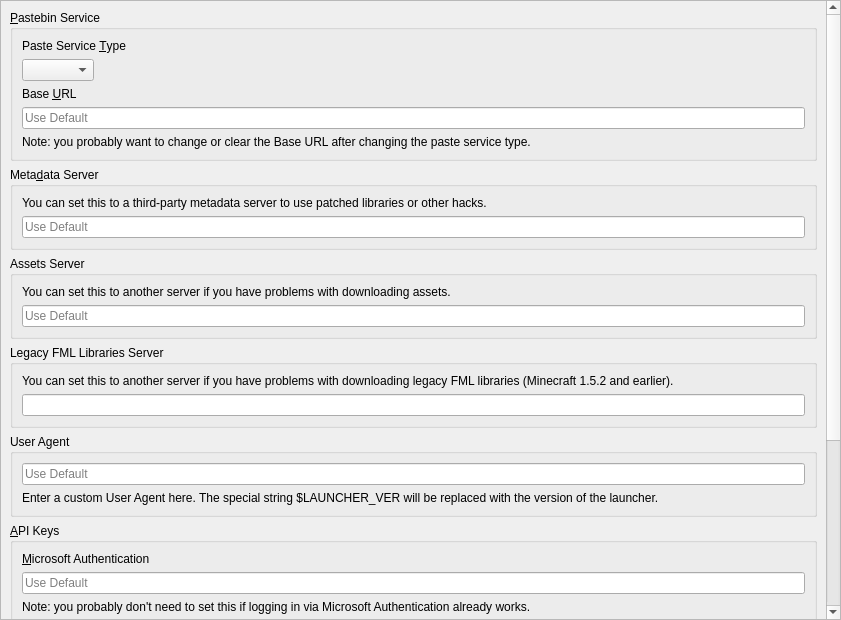
<?xml version="1.0" encoding="UTF-8"?>
<ui version="4.0">
 <class>APIPage</class>
 <widget class="QWidget" name="APIPage">
  <property name="geometry">
   <rect>
    <x>0</x>
    <y>0</y>
    <width>841</width>
    <height>620</height>
   </rect>
  </property>
  <layout class="QVBoxLayout" name="verticalLayout_2">
   <property name="leftMargin">
    <number>0</number>
   </property>
   <property name="topMargin">
    <number>0</number>
   </property>
   <property name="rightMargin">
    <number>0</number>
   </property>
   <property name="bottomMargin">
    <number>0</number>
   </property>
   <item>
    <widget class="QScrollArea" name="scrollArea">
     <property name="widgetResizable">
      <bool>true</bool>
     </property>
     <widget class="QWidget" name="scrollAreaWidgetContents">
      <property name="geometry">
       <rect>
        <x>0</x>
        <y>-216</y>
        <width>816</width>
        <height>832</height>
       </rect>
      </property>
      <layout class="QVBoxLayout" name="verticalLayout">
       <item>
        <widget class="QGroupBox" name="groupBox_paste">
         <property name="title">
          <string>&amp;Pastebin Service</string>
         </property>
         <layout class="QVBoxLayout" name="verticalLayout_3">
          <item>
           <widget class="QLabel" name="pasteServiceTypeLabel">
            <property name="text">
             <string>Paste Service &amp;Type</string>
            </property>
            <property name="buddy">
             <cstring>pasteTypeComboBox</cstring>
            </property>
           </widget>
          </item>
          <item>
           <widget class="QComboBox" name="pasteTypeComboBox">
            <property name="sizePolicy">
             <sizepolicy hsizetype="Maximum" vsizetype="Fixed">
              <horstretch>0</horstretch>
              <verstretch>0</verstretch>
             </sizepolicy>
            </property>
           </widget>
          </item>
          <item>
           <widget class="QLabel" name="baseURLLabel">
            <property name="text">
             <string>Base &amp;URL</string>
            </property>
            <property name="buddy">
             <cstring>baseURLEntry</cstring>
            </property>
           </widget>
          </item>
          <item>
           <widget class="QLineEdit" name="baseURLEntry">
            <property name="placeholderText">
             <string>Use Default</string>
            </property>
            <property name="clearButtonEnabled">
             <bool>true</bool>
            </property>
           </widget>
          </item>
          <item>
           <widget class="QLabel" name="baseURLNote">
            <property name="text">
             <string>Note: you probably want to change or clear the Base URL after changing the paste service type.</string>
            </property>
            <property name="wordWrap">
             <bool>true</bool>
            </property>
           </widget>
          </item>
         </layout>
        </widget>
       </item>
       <item>
        <widget class="QGroupBox" name="groupBox_meta">
         <property name="title">
          <string>Meta&amp;data Server</string>
         </property>
         <layout class="QVBoxLayout" name="verticalLayout_5">
          <item>
           <widget class="QLabel" name="label_6">
            <property name="text">
             <string>You can set this to a third-party metadata server to use patched libraries or other hacks.</string>
            </property>
            <property name="textFormat">
             <enum>Qt::RichText</enum>
            </property>
            <property name="wordWrap">
             <bool>true</bool>
            </property>
            <property name="openExternalLinks">
             <bool>true</bool>
            </property>
           </widget>
          </item>
          <item>
           <widget class="QLineEdit" name="metaURL">
            <property name="placeholderText">
             <string>Use Default</string>
            </property>
           </widget>
          </item>
         </layout>
        </widget>
       </item>
       <item>
        <widget class="QGroupBox" name="groupBox_assets">
         <property name="title">
          <string>Assets Server</string>
         </property>
         <layout class="QVBoxLayout" name="verticalLayout_6">
          <item>
           <widget class="QLabel" name="label_7">
            <property name="text">
             <string>You can set this to another server if you have problems with downloading assets.</string>
            </property>
            <property name="textFormat">
             <enum>Qt::RichText</enum>
            </property>
            <property name="wordWrap">
             <bool>true</bool>
            </property>
            <property name="openExternalLinks">
             <bool>true</bool>
            </property>
           </widget>
          </item>
          <item>
           <widget class="QLineEdit" name="resourceURL">
            <property name="placeholderText">
             <string>Use Default</string>
            </property>
           </widget>
          </item>
         </layout>
        </widget>
       </item>
       <item>
        <widget class="QGroupBox" name="groupBox_fmllibs">
         <property name="title">
          <string>Legacy FML Libraries Server</string>
         </property>
         <layout class="QVBoxLayout" name="verticalLayout_8">
          <item>
           <widget class="QLabel" name="label">
            <property name="text">
             <string>You can set this to another server if you have problems with downloading legacy FML libraries (Minecraft 1.5.2 and earlier).</string>
            </property>
            <property name="textFormat">
             <enum>Qt::RichText</enum>
            </property>
            <property name="wordWrap">
             <bool>true</bool>
            </property>
            <property name="openExternalLinks">
             <bool>true</bool>
            </property>
           </widget>
          </item>
          <item>
           <widget class="QLineEdit" name="legacyFMLLibsURL"/>
          </item>
         </layout>
        </widget>
       </item>
       <item>
        <widget class="QGroupBox" name="groupBox_ua">
         <property name="minimumSize">
          <size>
           <width>0</width>
           <height>0</height>
          </size>
         </property>
         <property name="title">
          <string>User Agent</string>
         </property>
         <layout class="QVBoxLayout" name="verticalLayout_7">
          <item>
           <widget class="QLineEdit" name="userAgentLineEdit">
            <property name="placeholderText">
             <string>Use Default</string>
            </property>
           </widget>
          </item>
          <item>
           <widget class="QLabel" name="userAgentLabel">
            <property name="text">
             <string>Enter a custom User Agent here. The special string $LAUNCHER_VER will be replaced with the version of the launcher.</string>
            </property>
            <property name="wordWrap">
             <bool>true</bool>
            </property>
           </widget>
          </item>
         </layout>
        </widget>
       </item>
       <item>
        <widget class="QGroupBox" name="groupBox_msa">
         <property name="title">
          <string>&amp;API Keys</string>
         </property>
         <layout class="QVBoxLayout" name="verticalLayout_4">
          <item>
           <widget class="QLabel" name="msaClientIDLabel">
            <property name="text">
             <string>&amp;Microsoft Authentication</string>
            </property>
            <property name="textFormat">
             <enum>Qt::RichText</enum>
            </property>
            <property name="wordWrap">
             <bool>true</bool>
            </property>
            <property name="openExternalLinks">
             <bool>true</bool>
            </property>
            <property name="buddy">
             <cstring>msaClientID</cstring>
            </property>
           </widget>
          </item>
          <item>
           <widget class="QLineEdit" name="msaClientID">
            <property name="placeholderText">
             <string>Use Default</string>
            </property>
           </widget>
          </item>
          <item>
           <widget class="QLabel" name="label_3">
            <property name="text">
             <string>Note: you probably don't need to set this if logging in via Microsoft Authentication already works.</string>
            </property>
            <property name="textFormat">
             <enum>Qt::RichText</enum>
            </property>
            <property name="wordWrap">
             <bool>true</bool>
            </property>
           </widget>
          </item>
          <item>
           <spacer name="verticalSpacer">
            <property name="orientation">
             <enum>Qt::Vertical</enum>
            </property>
            <property name="sizeType">
             <enum>QSizePolicy::Fixed</enum>
            </property>
            <property name="sizeHint" stdset="0">
             <size>
              <width>0</width>
              <height>6</height>
             </size>
            </property>
           </spacer>
          </item>
          <item>
           <widget class="QLabel" name="modrinthTokenLabel">
            <property name="text">
             <string>Mod&amp;rinth</string>
            </property>
            <property name="textFormat">
             <enum>Qt::RichText</enum>
            </property>
            <property name="wordWrap">
             <bool>true</bool>
            </property>
            <property name="openExternalLinks">
             <bool>true</bool>
            </property>
            <property name="buddy">
             <cstring>modrinthToken</cstring>
            </property>
           </widget>
          </item>
          <item>
           <widget class="QLineEdit" name="modrinthToken">
            <property name="enabled">
             <bool>true</bool>
            </property>
            <property name="placeholderText">
             <string>Use None</string>
            </property>
           </widget>
          </item>
          <item>
           <widget class="QLabel" name="label_8">
            <property name="text">
             <string>&lt;html&gt;&lt;head/&gt;&lt;body&gt;&lt;p&gt;Note: you only need to set this to access private data. Read the &lt;a href=&quot;https://docs.modrinth.com/api/#authentication&quot;&gt;documentation&lt;/a&gt; for more information.&lt;/p&gt;&lt;/body&gt;&lt;/html&gt;</string>
            </property>
            <property name="wordWrap">
             <bool>true</bool>
            </property>
            <property name="openExternalLinks">
             <bool>true</bool>
            </property>
           </widget>
          </item>
          <item>
           <spacer name="verticalSpacer_4">
            <property name="orientation">
             <enum>Qt::Vertical</enum>
            </property>
            <property name="sizeType">
             <enum>QSizePolicy::Fixed</enum>
            </property>
            <property name="sizeHint" stdset="0">
             <size>
              <width>0</width>
              <height>6</height>
             </size>
            </property>
           </spacer>
          </item>
          <item>
           <widget class="QLabel" name="flameKeyLabel">
            <property name="text">
             <string>&amp;CurseForge</string>
            </property>
            <property name="textFormat">
             <enum>Qt::RichText</enum>
            </property>
            <property name="wordWrap">
             <bool>true</bool>
            </property>
            <property name="openExternalLinks">
             <bool>true</bool>
            </property>
            <property name="buddy">
             <cstring>flameKey</cstring>
            </property>
           </widget>
          </item>
          <item>
           <widget class="QLineEdit" name="flameKey">
            <property name="enabled">
             <bool>true</bool>
            </property>
            <property name="placeholderText">
             <string>Use Default</string>
            </property>
           </widget>
          </item>
          <item>
           <widget class="QLabel" name="label_10">
            <property name="text">
             <string>Note: you probably don't need to set this if CurseForge already works.</string>
            </property>
            <property name="wordWrap">
             <bool>true</bool>
            </property>
           </widget>
          </item>
          <item>
           <spacer name="verticalSpacer_3">
            <property name="orientation">
             <enum>Qt::Vertical</enum>
            </property>
            <property name="sizeType">
             <enum>QSizePolicy::Fixed</enum>
            </property>
            <property name="sizeHint" stdset="0">
             <size>
              <width>0</width>
              <height>6</height>
             </size>
            </property>
           </spacer>
          </item>
          <item>
           <widget class="QLabel" name="label_12">
            <property name="text">
             <string>&amp;Technic</string>
            </property>
            <property name="buddy">
             <cstring>technicClientID</cstring>
            </property>
           </widget>
          </item>
          <item>
           <widget class="QLineEdit" name="technicClientID">
            <property name="placeholderText">
             <string>Use Default</string>
            </property>
           </widget>
          </item>
          <item>
           <widget class="QLabel" name="label_11">
            <property name="text">
             <string>&lt;html&gt;&lt;head/&gt;&lt;body&gt;&lt;p&gt;Note: you only need to set this to access private data.&lt;/p&gt;&lt;/body&gt;&lt;/html&gt;</string>
            </property>
            <property name="wordWrap">
             <bool>true</bool>
            </property>
           </widget>
          </item>
         </layout>
        </widget>
       </item>
       <item>
        <spacer name="verticalSpacer_2">
         <property name="orientation">
          <enum>Qt::Vertical</enum>
         </property>
         <property name="sizeHint" stdset="0">
          <size>
           <width>0</width>
           <height>0</height>
          </size>
         </property>
        </spacer>
       </item>
      </layout>
     </widget>
    </widget>
   </item>
  </layout>
 </widget>
 <resources/>
 <connections/>
</ui>
